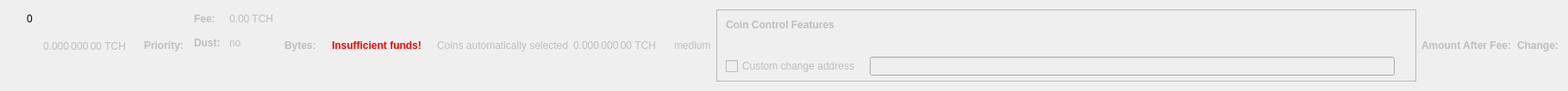
      <widget class="QWidget" name="dummyHideWidget" native="true">
        <property name="maximumSize">
          <size>
            <width>100</width>
            <height>22</height>
          </size>
        </property>
        <layout class="QHBoxLayout" name="dummyHideLayout">
          <item>
            <layout class="QFormLayout" name="formLayoutCoinControl1">
              <property name="horizontalSpacing">
                <number>10</number>
              </property>
              <property name="verticalSpacing">
                <number>14</number>
              </property>
              <property name="leftMargin">
                <number>10</number>
              </property>
              <property name="topMargin">
                <number>4</number>
              </property>
              <property name="rightMargin">
                <number>6</number>
              </property>
              <item row="0" column="1">
                <widget class="QLabel" name="labelCoinControlBytes">
                  <property name="cursor">
                    <cursorShape>IBeamCursor</cursorShape>
                  </property>
                  <property name="contextMenuPolicy">
                    <enum>Qt::ActionsContextMenu</enum>
                  </property>
                  <property name="text">
                    <string notr="true">0</string>
                  </property>
                  <property name="textInteractionFlags">
                    <set>Qt::LinksAccessibleByMouse|Qt::TextSelectableByKeyboard|Qt::TextSelectableByMouse</set>
                  </property>
                </widget>
              </item>
            </layout>
          </item>
          <item>
            <widget class="QLabel" name="labelCoinControlAfterFee">
              <property name="enabled">
                <bool>false</bool>
              </property>
              <property name="sizePolicy">
                <sizepolicy hsizetype="Fixed" vsizetype="Fixed">
                  <horstretch>0</horstretch>
                  <verstretch>0</verstretch>
                </sizepolicy>
              </property>
              <property name="minimumSize">
                <size>
                  <width>111</width>
                  <height>12</height>
                </size>
              </property>
              <property name="maximumSize">
                <size>
                  <width>111</width>
                  <height>12</height>
                </size>
              </property>
              <property name="cursor">
                <cursorShape>IBeamCursor</cursorShape>
              </property>
              <property name="contextMenuPolicy">
                <enum>Qt::ActionsContextMenu</enum>
              </property>
              <property name="text">
                <string notr="true">0.000 000 00 TCH</string>
              </property>
              <property name="textInteractionFlags">
                <set>Qt::LinksAccessibleByMouse|Qt::TextSelectableByKeyboard|Qt::TextSelectableByMouse</set>
              </property>
            </widget>
          </item>
          <item>
            <widget class="QLabel" name="labelCoinControlPriorityText">
              <property name="enabled">
                <bool>false</bool>
              </property>
              <property name="font">
                <font>
                  <weight>75</weight>
                  <bold>true</bold>
                </font>
              </property>
              <property name="text">
                <string>Priority:</string>
              </property>
            </widget>
          </item>
          <item>
            <layout class="QHBoxLayout" name="horizontalLayout"/>
          </item>
          <item>
            <layout class="QFormLayout" name="formLayoutCoinControl3">
              <property name="horizontalSpacing">
                <number>10</number>
              </property>
              <property name="verticalSpacing">
                <number>14</number>
              </property>
              <property name="leftMargin">
                <number>6</number>
              </property>
              <property name="topMargin">
                <number>4</number>
              </property>
              <property name="rightMargin">
                <number>6</number>
              </property>
              <item row="0" column="0">
                <widget class="QLabel" name="labelCoinControlFeeText">
                  <property name="enabled">
                    <bool>false</bool>
                  </property>
                  <property name="font">
                    <font>
                      <weight>75</weight>
                      <bold>true</bold>
                    </font>
                  </property>
                  <property name="text">
                    <string>Fee:</string>
                  </property>
                  <property name="margin">
                    <number>0</number>
                  </property>
                </widget>
              </item>
              <item row="0" column="1">
                <widget class="QLabel" name="labelCoinControlFee">
                  <property name="enabled">
                    <bool>false</bool>
                  </property>
                  <property name="cursor">
                    <cursorShape>IBeamCursor</cursorShape>
                  </property>
                  <property name="contextMenuPolicy">
                    <enum>Qt::ActionsContextMenu</enum>
                  </property>
                  <property name="text">
                    <string notr="true">0.00 TCH</string>
                  </property>
                  <property name="textInteractionFlags">
                    <set>Qt::LinksAccessibleByMouse|Qt::TextSelectableByKeyboard|Qt::TextSelectableByMouse</set>
                  </property>
                </widget>
              </item>
              <item row="1" column="0">
                <widget class="QLabel" name="labelCoinControlLowOutputText">
                  <property name="enabled">
                    <bool>false</bool>
                  </property>
                  <property name="font">
                    <font>
                      <weight>75</weight>
                      <bold>true</bold>
                    </font>
                  </property>
                  <property name="text">
                    <string>Dust:</string>
                  </property>
                </widget>
              </item>
              <item row="1" column="1">
                <widget class="QLabel" name="labelCoinControlLowOutput">
                  <property name="enabled">
                    <bool>false</bool>
                  </property>
                  <property name="cursor">
                    <cursorShape>IBeamCursor</cursorShape>
                  </property>
                  <property name="contextMenuPolicy">
                    <enum>Qt::ActionsContextMenu</enum>
                  </property>
                  <property name="text">
                    <string>no</string>
                  </property>
                  <property name="textInteractionFlags">
                    <set>Qt::LinksAccessibleByMouse|Qt::TextSelectableByKeyboard|Qt::TextSelectableByMouse</set>
                  </property>
                </widget>
              </item>
            </layout>
          </item>
          <item>
            <widget class="QLabel" name="labelCoinControlBytesText">
              <property name="enabled">
                <bool>false</bool>
              </property>
              <property name="font">
                <font>
                  <weight>75</weight>
                  <bold>true</bold>
                </font>
              </property>
              <property name="text">
                <string>Bytes:</string>
              </property>
            </widget>
          </item>
          <item>
            <layout class="QFormLayout" name="formLayoutCoinControl2">
              <property name="horizontalSpacing">
                <number>10</number>
              </property>
              <property name="verticalSpacing">
                <number>14</number>
              </property>
              <property name="leftMargin">
                <number>6</number>
              </property>
              <property name="topMargin">
                <number>4</number>
              </property>
              <property name="rightMargin">
                <number>6</number>
              </property>
            </layout>
          </item>
          <item>
            <layout class="QHBoxLayout" name="horizontalLayoutCoinControl2">
              <property name="spacing">
                <number>8</number>
              </property>
              <property name="bottomMargin">
                <number>10</number>
              </property>
            </layout>
          </item>
          <item>
            <widget class="QLabel" name="labelCoinControlInsuffFunds">
              <property name="enabled">
                <bool>false</bool>
              </property>
              <property name="minimumSize">
                <size>
                  <width>0</width>
                  <height>0</height>
                </size>
              </property>
              <property name="font">
                <font>
                  <weight>75</weight>
                  <bold>true</bold>
                </font>
              </property>
              <property name="styleSheet">
                <string notr="true">color:red;font-weight:bold;</string>
              </property>
              <property name="text">
                <string>Insufficient funds!</string>
              </property>
              <property name="margin">
                <number>5</number>
              </property>
            </widget>
          </item>
          <item>
            <layout class="QFormLayout" name="formLayoutCoinControl4">
              <property name="horizontalSpacing">
                <number>10</number>
              </property>
              <property name="verticalSpacing">
                <number>14</number>
              </property>
              <property name="leftMargin">
                <number>6</number>
              </property>
              <property name="topMargin">
                <number>4</number>
              </property>
              <property name="rightMargin">
                <number>6</number>
              </property>
            </layout>
          </item>
          <item>
            <widget class="QLabel" name="labelCoinControlAutomaticallySelected">
              <property name="enabled">
                <bool>false</bool>
              </property>
              <property name="sizePolicy">
                <sizepolicy hsizetype="Fixed" vsizetype="Fixed">
                  <horstretch>0</horstretch>
                  <verstretch>0</verstretch>
                </sizepolicy>
              </property>
              <property name="minimumSize">
                <size>
                  <width>0</width>
                  <height>0</height>
                </size>
              </property>
              <property name="maximumSize">
                <size>
                  <width>240</width>
                  <height>16777215</height>
                </size>
              </property>
              <property name="text">
                <string>Coins automatically selected</string>
              </property>
              <property name="margin">
                <number>5</number>
              </property>
            </widget>
          </item>
          <item>
            <widget class="QLabel" name="labelCoinControlChange">
              <property name="enabled">
                <bool>false</bool>
              </property>
              <property name="sizePolicy">
                <sizepolicy hsizetype="Fixed" vsizetype="Fixed">
                  <horstretch>0</horstretch>
                  <verstretch>0</verstretch>
                </sizepolicy>
              </property>
              <property name="minimumSize">
                <size>
                  <width>111</width>
                  <height>0</height>
                </size>
              </property>
              <property name="maximumSize">
                <size>
                  <width>111</width>
                  <height>16777215</height>
                </size>
              </property>
              <property name="cursor">
                <cursorShape>IBeamCursor</cursorShape>
              </property>
              <property name="contextMenuPolicy">
                <enum>Qt::ActionsContextMenu</enum>
              </property>
              <property name="text">
                <string notr="true">0.000 000 00 TCH</string>
              </property>
              <property name="textInteractionFlags">
                <set>Qt::LinksAccessibleByMouse|Qt::TextSelectableByKeyboard|Qt::TextSelectableByMouse</set>
              </property>
            </widget>
          </item>
          <item>
            <widget class="QLabel" name="labelCoinControlPriority">
              <property name="enabled">
                <bool>false</bool>
              </property>
              <property name="cursor">
                <cursorShape>IBeamCursor</cursorShape>
              </property>
              <property name="contextMenuPolicy">
                <enum>Qt::ActionsContextMenu</enum>
              </property>
              <property name="text">
                <string>medium</string>
              </property>
              <property name="textInteractionFlags">
                <set>Qt::LinksAccessibleByMouse|Qt::TextSelectableByKeyboard|Qt::TextSelectableByMouse</set>
              </property>
            </widget>
          </item>
          <item>
            <widget class="QFrame" name="frameCoinControl">
              <property name="sizePolicy">
                <sizepolicy hsizetype="Expanding" vsizetype="Expanding">
                  <horstretch>0</horstretch>
                  <verstretch>0</verstretch>
                </sizepolicy>
              </property>
              <property name="maximumSize">
                <size>
                  <width>16777215</width>
                  <height>16777215</height>
                </size>
              </property>
              <property name="frameShape">
                <enum>QFrame::StyledPanel</enum>
              </property>
              <property name="frameShadow">
                <enum>QFrame::Sunken</enum>
              </property>
              <layout class="QVBoxLayout" name="verticalLayoutCoinControl2_2">
                <property name="spacing">
                  <number>0</number>
                </property>
                <property name="leftMargin">
                  <number>0</number>
                </property>
                <property name="topMargin">
                  <number>0</number>
                </property>
                <property name="rightMargin">
                  <number>0</number>
                </property>
                <property name="bottomMargin">
                  <number>6</number>
                </property>
                <item>
                  <layout class="QVBoxLayout" name="verticalLayoutCoinControl" stretch="0,0,0,1">
                    <property name="spacing">
                      <number>0</number>
                    </property>
                    <property name="leftMargin">
                      <number>10</number>
                    </property>
                    <property name="topMargin">
                      <number>10</number>
                    </property>
                    <item>
                      <layout class="QHBoxLayout" name="horizontalLayoutCoinControl1">
                        <property name="bottomMargin">
                          <number>15</number>
                        </property>
                        <item>
                          <widget class="QLabel" name="labelCoinControlFeatures">
                            <property name="enabled">
                              <bool>false</bool>
                            </property>
                            <property name="sizePolicy">
                              <sizepolicy hsizetype="Preferred" vsizetype="Maximum">
                                <horstretch>0</horstretch>
                                <verstretch>0</verstretch>
                              </sizepolicy>
                            </property>
                            <property name="font">
                              <font>
                                <weight>75</weight>
                                <bold>true</bold>
                              </font>
                            </property>
                            <property name="styleSheet">
                              <string notr="true">font-weight:bold;</string>
                            </property>
                            <property name="text">
                              <string>Coin Control Features</string>
                            </property>
                          </widget>
                        </item>
                      </layout>
                    </item>
                    <item>
                      <widget class="QWidget" name="widgetCoinControl" native="true">
                        <property name="sizePolicy">
                          <sizepolicy hsizetype="Preferred" vsizetype="Preferred">
                            <horstretch>0</horstretch>
                            <verstretch>0</verstretch>
                          </sizepolicy>
                        </property>
                        <property name="minimumSize">
                          <size>
                            <width>0</width>
                            <height>0</height>
                          </size>
                        </property>
                        <property name="styleSheet">
                          <string notr="true"/>
                        </property>
                        <layout class="QHBoxLayout" name="horizontalLayoutCoinControl5_2">
                          <property name="leftMargin">
                            <number>0</number>
                          </property>
                          <property name="topMargin">
                            <number>0</number>
                          </property>
                          <property name="rightMargin">
                            <number>0</number>
                          </property>
                          <property name="bottomMargin">
                            <number>0</number>
                          </property>
                          <item>
                            <layout class="QHBoxLayout" name="horizontalLayoutCoinControl3">
                              <property name="spacing">
                                <number>20</number>
                              </property>
                              <property name="topMargin">
                                <number>0</number>
                              </property>
                              <property name="bottomMargin">
                                <number>10</number>
                              </property>
                            </layout>
                          </item>
                        </layout>
                      </widget>
                    </item>
                    <item>
                      <layout class="QHBoxLayout" name="horizontalLayoutCoinControl4" stretch="0,0,0">
                        <property name="spacing">
                          <number>12</number>
                        </property>
                        <property name="sizeConstraint">
                          <enum>QLayout::SetDefaultConstraint</enum>
                        </property>
                        <property name="topMargin">
                          <number>5</number>
                        </property>
                        <property name="rightMargin">
                          <number>5</number>
                        </property>
                        <item>
                          <widget class="QCheckBox" name="checkBoxCoinControlChange">
                            <property name="enabled">
                              <bool>false</bool>
                            </property>
                            <property name="toolTip">
                              <string>If this is activated, but the change address is empty or invalid, change will be sent to a newly generated address.</string>
                            </property>
                            <property name="text">
                              <string>Custom change address</string>
                            </property>
                          </widget>
                        </item>
                        <item>
                          <widget class="QValidatedLineEdit" name="lineEditCoinControlChange">
                            <property name="enabled">
                              <bool>false</bool>
                            </property>
                            <property name="sizePolicy">
                              <sizepolicy hsizetype="Expanding" vsizetype="Fixed">
                                <horstretch>0</horstretch>
                                <verstretch>0</verstretch>
                              </sizepolicy>
                            </property>
                          </widget>
                        </item>
                        <item>
                          <widget class="QLabel" name="labelCoinControlChangeLabel_2">
                            <property name="sizePolicy">
                              <sizepolicy hsizetype="Preferred" vsizetype="Expanding">
                                <horstretch>0</horstretch>
                                <verstretch>0</verstretch>
                              </sizepolicy>
                            </property>
                            <property name="minimumSize">
                              <size>
                                <width>0</width>
                                <height>0</height>
                              </size>
                            </property>
                            <property name="text">
                              <string/>
                            </property>
                            <property name="margin">
                              <number>3</number>
                            </property>
                          </widget>
                        </item>
                      </layout>
                    </item>
                    <item>
                      <spacer name="verticalSpacerCoinControl">
                        <property name="orientation">
                          <enum>Qt::Vertical</enum>
                        </property>
                        <property name="sizeHint" stdset="0">
                          <size>
                            <width>800</width>
                            <height>1</height>
                          </size>
                        </property>
                      </spacer>
                    </item>
                  </layout>
                </item>
              </layout>
            </widget>
          </item>
          <item>
            <widget class="QLabel" name="labelCoinControlAfterFeeText">
              <property name="enabled">
                <bool>false</bool>
              </property>
              <property name="minimumSize">
                <size>
                  <width>0</width>
                  <height>0</height>
                </size>
              </property>
              <property name="maximumSize">
                <size>
                  <width>16777215</width>
                  <height>16777215</height>
                </size>
              </property>
              <property name="font">
                <font>
                  <weight>75</weight>
                  <bold>true</bold>
                </font>
              </property>
              <property name="text">
                <string>Amount After Fee:</string>
              </property>
              <property name="alignment">
                <set>Qt::AlignLeading|Qt::AlignLeft|Qt::AlignVCenter</set>
              </property>
              <property name="margin">
                <number>0</number>
              </property>
            </widget>
          </item>
          <item>
            <widget class="QLabel" name="labelCoinControlChangeText">
              <property name="enabled">
                <bool>false</bool>
              </property>
              <property name="sizePolicy">
                <sizepolicy hsizetype="Preferred" vsizetype="Preferred">
                  <horstretch>0</horstretch>
                  <verstretch>0</verstretch>
                </sizepolicy>
              </property>
              <property name="minimumSize">
                <size>
                  <width>0</width>
                  <height>0</height>
                </size>
              </property>
              <property name="maximumSize">
                <size>
                  <width>16777215</width>
                  <height>16777215</height>
                </size>
              </property>
              <property name="font">
                <font>
                  <weight>75</weight>
                  <bold>true</bold>
                </font>
              </property>
              <property name="text">
                <string>Change:</string>
              </property>
              <property name="alignment">
                <set>Qt::AlignLeading|Qt::AlignLeft|Qt::AlignVCenter</set>
              </property>
            </widget>
          </item>
        </layout>
      </widget>
